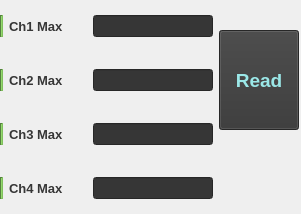
   <widget class="QWidget" name="layoutWidget">
    <property name="geometry">
     <rect>
      <x>714</x>
      <y>54</y>
      <width>301</width>
      <height>214</height>
     </rect>
    </property>
    <layout class="QGridLayout" name="gridLayout_3">
     <property name="leftMargin">
      <number>0</number>
     </property>
     <property name="topMargin">
      <number>15</number>
     </property>
     <property name="rightMargin">
      <number>2</number>
     </property>
     <property name="bottomMargin">
      <number>15</number>
     </property>
     <property name="horizontalSpacing">
      <number>6</number>
     </property>
     <property name="verticalSpacing">
      <number>32</number>
     </property>
     <item row="3" column="1">
      <widget class="QLabel" name="label_10">
       <property name="font">
        <font>
         <pointsize>10</pointsize>
         <weight>75</weight>
         <bold>true</bold>
        </font>
       </property>
       <property name="styleSheet">
        <string notr="true">color: rgb(54, 54, 54);</string>
       </property>
       <property name="text">
        <string>Ch4 Max</string>
       </property>
      </widget>
     </item>
     <item row="2" column="2">
      <widget class="QLineEdit" name="lineEdit_ch3max">
       <property name="enabled">
        <bool>false</bool>
       </property>
       <property name="maximumSize">
        <size>
         <width>120</width>
         <height>50</height>
        </size>
       </property>
       <property name="font">
        <font>
         <weight>75</weight>
         <bold>true</bold>
        </font>
       </property>
       <property name="styleSheet">
        <string notr="true">background-color: rgb(54, 54, 54);
color: rgb(155, 232, 232);</string>
       </property>
       <property name="alignment">
        <set>Qt::AlignRight|Qt::AlignTrailing|Qt::AlignVCenter</set>
       </property>
      </widget>
     </item>
     <item row="0" column="2">
      <widget class="QLineEdit" name="lineEdit_ch1max">
       <property name="enabled">
        <bool>false</bool>
       </property>
       <property name="maximumSize">
        <size>
         <width>120</width>
         <height>50</height>
        </size>
       </property>
       <property name="font">
        <font>
         <weight>75</weight>
         <bold>true</bold>
        </font>
       </property>
       <property name="styleSheet">
        <string notr="true">background-color: rgb(54, 54, 54);
color: rgb(155, 232, 232);</string>
       </property>
       <property name="alignment">
        <set>Qt::AlignRight|Qt::AlignTrailing|Qt::AlignVCenter</set>
       </property>
      </widget>
     </item>
     <item row="1" column="1">
      <widget class="QLabel" name="label_4">
       <property name="font">
        <font>
         <pointsize>10</pointsize>
         <weight>75</weight>
         <bold>true</bold>
        </font>
       </property>
       <property name="styleSheet">
        <string notr="true">color: rgb(54, 54, 54);</string>
       </property>
       <property name="text">
        <string>Ch2 Max</string>
       </property>
      </widget>
     </item>
     <item row="1" column="2">
      <widget class="QLineEdit" name="lineEdit_ch2max">
       <property name="enabled">
        <bool>false</bool>
       </property>
       <property name="maximumSize">
        <size>
         <width>120</width>
         <height>50</height>
        </size>
       </property>
       <property name="font">
        <font>
         <weight>75</weight>
         <bold>true</bold>
        </font>
       </property>
       <property name="styleSheet">
        <string notr="true">background-color: rgb(54, 54, 54);
color: rgb(155, 232, 232);</string>
       </property>
       <property name="alignment">
        <set>Qt::AlignRight|Qt::AlignTrailing|Qt::AlignVCenter</set>
       </property>
      </widget>
     </item>
     <item row="0" column="1">
      <widget class="QLabel" name="label_3">
       <property name="font">
        <font>
         <pointsize>10</pointsize>
         <weight>75</weight>
         <bold>true</bold>
        </font>
       </property>
       <property name="styleSheet">
        <string notr="true">color: rgb(54, 54, 54);</string>
       </property>
       <property name="text">
        <string>Ch1 Max</string>
       </property>
      </widget>
     </item>
     <item row="2" column="1">
      <widget class="QLabel" name="label_5">
       <property name="font">
        <font>
         <pointsize>10</pointsize>
         <weight>75</weight>
         <bold>true</bold>
        </font>
       </property>
       <property name="styleSheet">
        <string notr="true">color: rgb(54, 54, 54);</string>
       </property>
       <property name="text">
        <string>Ch3 Max</string>
       </property>
      </widget>
     </item>
     <item row="3" column="2">
      <widget class="QLineEdit" name="lineEdit_ch4max">
       <property name="enabled">
        <bool>false</bool>
       </property>
       <property name="maximumSize">
        <size>
         <width>120</width>
         <height>50</height>
        </size>
       </property>
       <property name="font">
        <font>
         <weight>75</weight>
         <bold>true</bold>
        </font>
       </property>
       <property name="styleSheet">
        <string notr="true">background-color: rgb(54, 54, 54);
color: rgb(155, 232, 232);</string>
       </property>
       <property name="alignment">
        <set>Qt::AlignRight|Qt::AlignTrailing|Qt::AlignVCenter</set>
       </property>
      </widget>
     </item>
     <item row="0" column="3" rowspan="3">
      <widget class="QPushButton" name="pushButton_read">
       <property name="maximumSize">
        <size>
         <width>80</width>
         <height>100</height>
        </size>
       </property>
       <property name="font">
        <font>
         <pointsize>14</pointsize>
         <weight>75</weight>
         <bold>true</bold>
        </font>
       </property>
       <property name="styleSheet">
        <string notr="true">background-color: rgb(54, 54, 54);
color: rgb(155, 232, 232);</string>
       </property>
       <property name="text">
        <string>Read</string>
       </property>
      </widget>
     </item>
     <item row="0" column="0">
      <widget class="Line" name="line">
       <property name="styleSheet">
        <string notr="true">background-color: rgb(128, 190, 94);</string>
       </property>
       <property name="orientation">
        <enum>Qt::Vertical</enum>
       </property>
      </widget>
     </item>
     <item row="1" column="0">
      <widget class="Line" name="line_10">
       <property name="styleSheet">
        <string notr="true">background-color: rgb(128, 190, 94);</string>
       </property>
       <property name="orientation">
        <enum>Qt::Vertical</enum>
       </property>
      </widget>
     </item>
     <item row="2" column="0">
      <widget class="Line" name="line_11">
       <property name="styleSheet">
        <string notr="true">background-color: rgb(128, 190, 94);</string>
       </property>
       <property name="orientation">
        <enum>Qt::Vertical</enum>
       </property>
      </widget>
     </item>
     <item row="3" column="0">
      <widget class="Line" name="line_12">
       <property name="styleSheet">
        <string notr="true">background-color: rgb(128, 190, 94);</string>
       </property>
       <property name="orientation">
        <enum>Qt::Vertical</enum>
       </property>
      </widget>
     </item>
    </layout>
   </widget>
